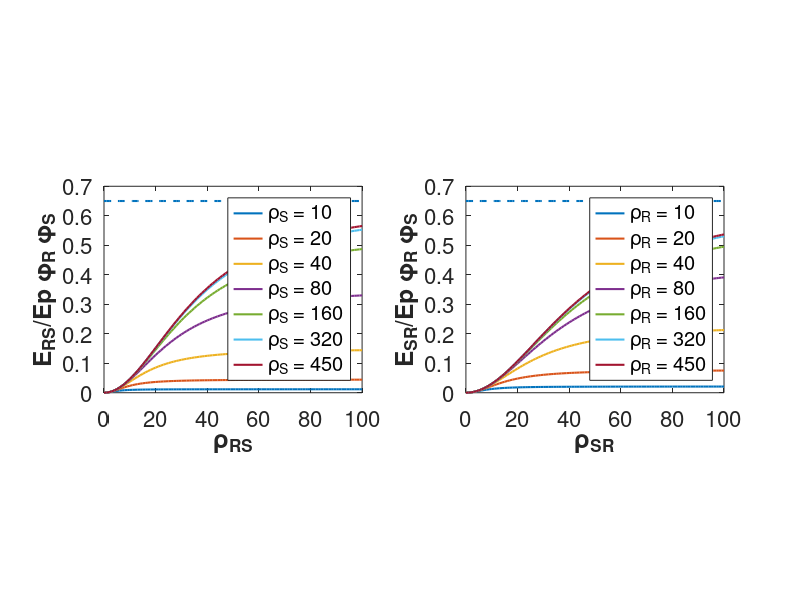
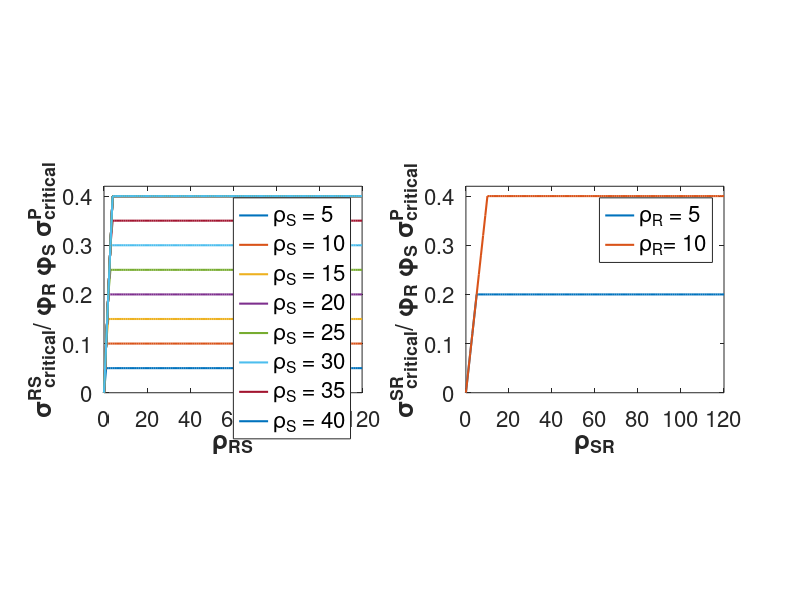
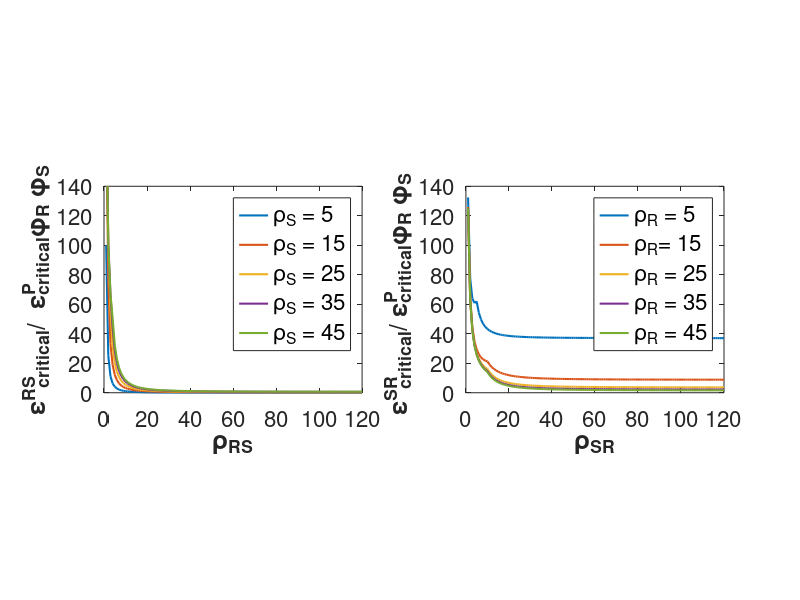
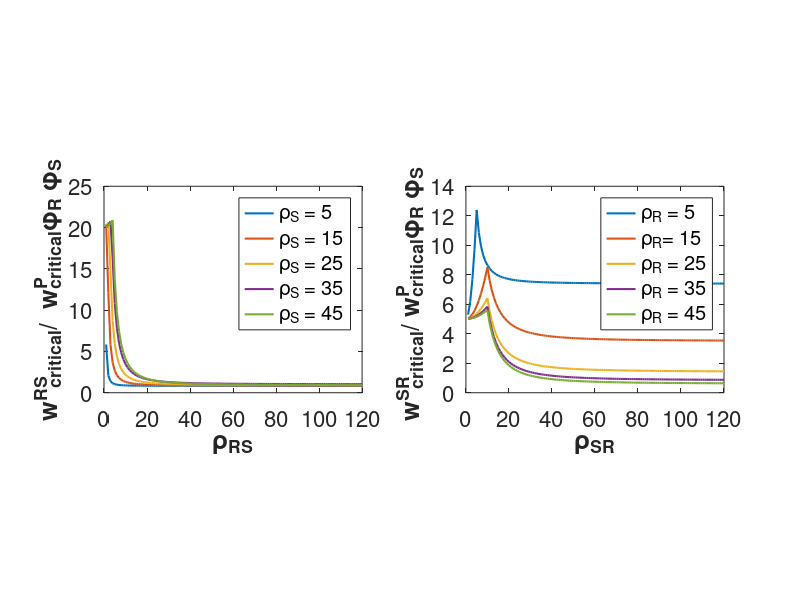

The MATLAB script that drew these images, in order:
clear all
clc
figure
%Young's moduli ratio 2H RS and 2H SR composites%%%%%
n=5; %number of platelets in each period in stairwise staggered composite
pr=0.5; %volume fraction of regular staggered composite (2HRS)
ps=0.5;  %volume fraction of Stairwise staggered composite
gbe=1/1000;%Gm/Ep;
z=0.5;
sigtotau=10;
subplot(1,2,1);
rr=0:1:100; %Aspect ratio of platelet in 2HRS composite
for rs=[10,20,40,80,160,320,450] %Aspect ratio of platelet in stairwise staggered composite, at the first level of hierarchy
    as=(ps.*rs.*rs.*gbe)./(3*(1-ps)); %alpha_s
    A=(((n.*((3*n)-4))./(3*((n-1).^2)))+(((n.*n)./(3*(n-1).*as))));
    ars=(pr.*rr.*rr.*gbe.*A)./(ps.*(1-pr).*3);%alpha_RS
    Erat=(A.*((4./3)+((1./((3*z.*(1-z).*ars)))))).^-1; %E_RS/E_p phi_R phi_S
    limitstiff=0.65;
    plot (rr,Erat,'linewidth', 1.5);
    hold on;
end
plot (rr,limitstiff*ones(size(rr)),'--','linewidth', 1.5);
xlabel ('\rho_{RS}', 'fontsize', 18,'fontweight','bold')
ylabel ('E_{RS}/Ep \phi_R \phi_S', 'fontsize', 18,'fontweight','bold')
legend ('\rho_S = 10', '\rho_S = 20', '\rho_S = 40', '\rho_S = 80','\rho_S = 160','\rho_S = 320','\rho_S = 450');
pbaspect([5 4 1])
set(gca,'fontsize',16)
% xlim([0 100])
% ylim([0 0.8])
set(gcf,'color','w')

subplot(1,2,2);
rs=0:1:100;%Aspect ratio of platelet in 2HSR composite
for rr=[10,20,40,80,160,320,450]%Aspect ratio RSM 1H
    ar=(pr.*rr.*rr.*gbe)./(3*(1-pr)); %alpha_R
    A=((4./3)+((1./((3*z.*(1-z).*ar)))));
    asr=(ps.*rs.*rs.*gbe*A)./(pr.*(1-ps).*3); %alpha_RS
    Erat=(A.*(((n.*((3*n)-4))./(3*((n-1).^2)))+(((n.*n)./(3*(n-1).*asr))))).^-1;%E_SR/E_p phi_R phi_S
    plot (rs,Erat,'linewidth', 1.5);
    hold on;
end
plot(rs,limitstiff*ones(size(rs)),'--','linewidth', 1.5);
xlabel ('\rho_{SR}', 'fontsize', 18,'fontweight','bold')
ylabel ('E_{SR}/Ep \phi_R \phi_S', 'fontsize', 18,'fontweight','bold')
legend ('\rho_R = 10', '\rho_R = 20', '\rho_R = 40', '\rho_R = 80','\rho_R = 160','\rho_R = 320','\rho_R = 450');
set(gca,'fontsize',16)
pbaspect([5 4 1])
% xlim([0 100])
% ylim([0 0.8])
%%%%%%%%%Strength ratio 2H RS and 2H SR Composites %%%%%%%%

figure
subplot(1,2,1);
rscrit=(n-1)*sigtotau;%critical aspect ratio in first level of hierarchy
 for rs=5:5:100
     if rs<=rscrit
         rrcrit=(ps*rs)./n; %critical aspect ratio in second level of hierarchy
     else
         rrcrit=(ps*sigtotau*(n-1))./n;
     end
     rr=0:1:120;
     y=zeros(size(rr));
     for i=1:numel(rr)
         if rr(i)<=rrcrit
             y(i) = rr(i)./(2*ps*sigtotau);%case 1 n 2
         elseif rr(i)>rrcrit && rs<=rscrit
             y(i)=(rs)./(2*n*sigtotau); %case 3
         else
            y(i)=(n-1)./(2*n);
         end
     end
     plot (rr,y,'linewidth',1.5)
     hold on;
 end
 xlim([0,120]) 
 ylim([0,0.42]) 
set(gca,'fontsize',16)
xlabel ('\rho_R_S','fontweight','bold', 'fontsize', 18)
ylabel ('\sigma^R^S_{critical}/ \phi_R \phi_S \sigma^P_{critical}','fontweight','bold', 'fontsize', 18)
legend({'\rho_S = 5', '\rho_S = 10', '\rho_S = 15', '\rho_S = 20','\rho_S = 25','\rho_S = 30','\rho_S = 35','\rho_S = 40'},'fontsize', 16)
pbaspect([5 4 1])


subplot(1,2,2);
rrcrit=sigtotau; %critical aspect ratio in first level of hierarchy
for rr=[5,40]
    if rr<=rrcrit
        rscrit=(n-1)*pr*rr*0.5; %critical aspect ratio in first level of hierarchy
    else
        rscrit=(n-1)*pr*sigtotau*0.5;
    end
    rs=0:1:120;
    y=zeros(size(rs));
    for i=1:numel(rs)
        if rs(i)<=rscrit
            y(i) = rs(i)./(pr*n*sigtotau);%case 1 n 2
        elseif rs(i)>rscrit && rr<=rrcrit
            y(i)=(rr.*(n-1))./(2*n*sigtotau);%case 3
        else
            y(i)=(n-1)./(2*n);%case 4
        end
    end
    plot (rs,y,'linewidth',1.5)
    hold on;
end
xlim([0,120])
ylim([0,0.42]) 
set(gcf,'color','w')
%title ('\sigma^S^R_{critical}/ \phi_R \sigma^P_{critical} for Stairwise Staggered platelets within Regular Staggered Composites','fontsize',25)
set(gca,'fontsize',16)
xlabel ('\rho_S_R','fontweight','bold', 'fontsize', 18)
ylabel ('\sigma^S^R_{critical}/ \phi_R \phi_S \sigma^P_{critical}','fontweight','bold', 'fontsize', 18)
legend({'\rho_R = 5', '\rho_R= 10', '\rho_R = 15', '\rho_R = 20','\rho_R = 25','\rho_R = 30','\rho_R = 35','\rho_R = 40'},'fontsize', 16)
pbaspect([5 4 1])


figure
%%%%%%%%%Strain ratio 2H RS and 2H SR Composites%%%%%%%%%%%%%
%for all values of n (4 CASES)
subplot(1,2,1);
rscrit=(n-1)*sigtotau;
for rs=5:10:45
    rr=0:1:120;
    y=zeros(size(rr));
    Ers=zeros(size(rr));
    ar=zeros(size(rr));
    if rs<=rscrit
        rrcrit=(ps*rs)./n;
    else
        rrcrit=(ps*sigtotau*(n-1))./n;
    end
    for i=1:numel(rr)
        A=(((n.*((3*n)-4))./(3*((n-1).^2)))+(((n.*n)./(3*(n-1).*as))));
        ars(i)=(pr.*rr(i).*rr(i).*gbe.*A)./((1-pr).*ps.*3);%alpha_RS
        Ers(i)=(((4/3)+(3*z.*ars(i).*(1-z)).^-1).^-1)*((n.*(3*n-4)/(3*((n-1).^2)))+(n.*n./(3*as.*(n-1)))).^-1;
        if rr(i)<=rrcrit
            y(i) = rr(i)./(2*ps*sigtotau*Ers(i)); %case 1 n 2
        elseif rr(i)>rrcrit && rs<=rscrit
            y(i)=(rs)./(2*n*sigtotau*Ers(i)); %case 3
        else
            y(i)=(n-1)./(2*n*Ers(i));%case 4
        end
    end
    plot (rr,y,'linewidth',1.5)
    hold on;
end
xlim([0,120])
ylim([0,140]) 
set(gca,'fontsize',16)
xlabel ('\rho_R_S','fontweight','bold', 'fontsize', 18)
ylabel ('\epsilon^R^S_{critical}/  \epsilon^P_{critical}\phi_R \phi_S','fontweight','bold', 'fontsize', 18)
legend({'\rho_S = 5', '\rho_S = 15', '\rho_S = 25', '\rho_S = 35','\rho_S = 45'},'fontsize', 16)
pbaspect([5 4 1])

subplot(1,2,2);
rrcrit=sigtotau;
for rr=5:10:45
    rs=0:1:120;
    y=zeros(size(rs));
    Esr=zeros(size(rs));
    asr=zeros(size(rs));
    ar=(pr.*rr.*rr.*gbe)./(3*(1-pr));
    A=((4./3)+((1./((3*z.*(1-z).*ar)))));
    if rr<=rrcrit
        rscrit=(n-1)*pr*rr*0.5;
    else
        rscrit=(n-1)*pr*sigtotau*0.5;
    end
    for i=1:numel(rs)
        asr(i)=(ps.*rs(i).*rs(i).*gbe*A)./(pr.*(1-ps).*3);
        Esr(i)=(A.*(((n.*((3*n)-4))./(3*((n-1).^2)))+(((n.*n)./(3*(n-1).*asr(i)))))).^-1;
        if rs(i)<=rscrit
            y(i) = rs(i)./(pr*n*sigtotau*Esr(i));%case 1 n 2
        elseif rs(i)>rscrit && rr<=rrcrit
            y(i)=(rr.*(n-1))./(2*n*sigtotau*Esr(i));%case 3
        else
        y(i)=(n-1)./(2*n*Esr(i));%case 4
        end
    end
    plot (rs,y,'linewidth',1.5)
    hold on;
end
xlim([0,120]) 
ylim([0,140]) 
set(gca,'fontsize',16)
xlabel ('\rho_S_R','fontweight','bold', 'fontsize', 18)
ylabel ('\epsilon^S^R_{critical}/ \epsilon^P_{critical}\phi_R \phi_S ','fontweight','bold', 'fontsize', 18)
legend({'\rho_R = 5', '\rho_R= 15', '\rho_R = 25', '\rho_R = 35','\rho_R = 45'},'fontsize', 16)
pbaspect([5 4 1])
set(gcf,'color','w')

figure
%%%%%%%%%Toughness ratio 2H RS and 2H SR composites%%%%%%%%%%
subplot(1,2,1);
rscrit=(n-1)*sigtotau;
for rs=5:10:45
    rr=1:1:120;
    [y,Ers,ars]=deal(zeros(size(rr)));
    if rs<=rscrit
        rrcrit=(ps*rs)./n;
    else
        rrcrit=(ps*sigtotau*(n-1))./n;
    end
    as=(ps.*rs.*rs.*gbe)./(3*(1-ps));
    for i=1:numel(rr)
        A=(((n.*((3*n)-4))./(3*((n-1).^2)))+(((n.*n)./(3*(n-1).*as))));
        ars(i)=(pr.*rr(i).*rr(i).*gbe.*A)./((1-pr).*ps.*3);%alpha_RS
        Ers(i)=(((4/3)+(3*z.*ars(i).*(1-z)).^-1).^-1)*((n.*(3*n-4)/(3*((n-1).^2)))+(n.*n./(3*as.*(n-1)))).^-1;
        if rr(i)<=rrcrit
            y(i) = rr(i)*rr(i)./(2*2*ps*ps*sigtotau*sigtotau*Ers(i));%case 1 n 2
        elseif rr(i)>rrcrit && rs<=rscrit
            y(i)=(rs*rs)./(2*2*n*n*sigtotau*sigtotau*Ers(i));%case 3
        else
            y(i)=((n-1).^2)/(2*2*n*n*Ers(i));%case 4
        end
    end
    plot (rr,y,'linewidth',1.5)
    hold on;
end
%  xlim([0,35]) 
%  ylim([0,45]) 
set(gca,'fontsize',16)
xlabel ('\rho_R_S','fontweight','bold', 'fontsize', 18)
ylabel ('w^R^S_{critical}/  w^P_{critical}\phi_R \phi_S','fontweight','bold', 'fontsize', 18)
legend({'\rho_S = 5', '\rho_S = 15', '\rho_S = 25', '\rho_S = 35','\rho_S = 45'})
pbaspect([5 4 1])

subplot(1,2,2);
rrcrit=sigtotau;
for rr=5:10:45
    rs=0:1:120;
    y=zeros(size(rs));
    Esr=zeros(size(rs));
    asr=zeros(size(rs));
    ar=(pr.*rr.*rr.*gbe)./(3*(1-pr));
    A=((4./3)+((1./((3*z.*(1-z).*ar)))));
    if rr<=rrcrit
        rscrit=(n-1)*pr*rr*0.5;
    else
        rscrit=(n-1)*pr*sigtotau*0.5;
    end
    for i=1:numel(rs)
        asr(i)=(ps.*rs(i).*rs(i).*gbe*A)./(pr.*(1-ps).*3);
        Esr(i)=(A.*(((n.*((3*n)-4))./(3*((n-1).^2)))+(((n.*n)./(3*(n-1).*asr(i)))))).^-1;
        if rs(i)<=rscrit
            y(i) = rs(i).*rs(i)./(pr*pr*n*n*sigtotau*sigtotau*Esr(i)); %case 1 n 2
        elseif rs(i)>rscrit && rr<=rrcrit
            y(i)=(rr.*rr.*((n-1).^2))./(2*2*n*n*sigtotau*sigtotau*Esr(i));%case 3
        else
            y(i)=((n-1).^2)./(2*2*n*n*Esr(i));%case 4
        end
    end
    plot (rs,y,'linewidth',1.5)
    hold on;
end
%  xlim([0,35]) 
%  ylim([0,20]) 
set(gca,'fontsize',16)
xlabel ('\rho_S_R','fontweight','bold', 'fontsize', 18)
ylabel ('w^S^R_{critical}/ w^P_{critical}\phi_R \phi_S ','fontweight','bold', 'fontsize', 18)
legend('\rho_R = 5', '\rho_R= 15', '\rho_R = 25', '\rho_R = 35','\rho_R = 45')
pbaspect([5 4 1])
set(gcf,'color','w')


